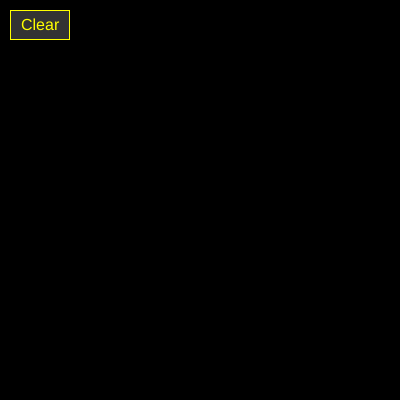
Frame 1 (no input)
Frame 60 (no input): identical to frame 1, image omitted
Frame 120 (the mouse pressed at the canvas centre since frame 60): identical to frame 1, image omitted

The p5.js sketch that drew this single still picture (run headless with seeded random() and noise() and a simulated clock; from frame 60 on, the mouse is pressed at the canvas centre):

// p5.js sketch
// ── sketch.js
let canvasSize;
let strokes = []; // Array to store strokes (each stroke is an array of points)
let currentStroke = null; // Current stroke being drawn
let clearButton; // Button for clearing canvas

function setup() {
  createCanvas(400, 400);
  background('black');
  angleMode(DEGREES); // Use degrees for rotation
  
  // Create clear button
  clearButton = createButton('Clear');
  clearButton.position(10, 10); // Top-left corner
  clearButton.style('background-color', '#333'); // Dark background
  clearButton.style('color', 'yellow'); // Yellow text
  clearButton.style('border', '1px solid yellow'); // Yellow border
  clearButton.style('padding', '5px 10px'); // Padding for size
  clearButton.style('font-size', '16px'); // Readable font size
  clearButton.style('cursor', 'pointer'); // Pointer cursor
  clearButton.mousePressed(clearCanvas); // Attach clear function
}

function clearCanvas() {
  strokes = []; // Clear all strokes
}

function draw() {
  background('black'); // Clear canvas with black background
  translate(width / 2, height / 2); // Move origin to center
  
  // Draw all strokes with 8-fold symmetry
  stroke(255, 255, 0, 100); // Brighter semi-transparent yellow
  strokeWeight(3); // Slightly thicker for ribbon-like effect
  noFill();
  for (let stroke of strokes) {
    for (let i = 0; i < 8; i++) {
      push();
      rotate(i * 45); // Apply 8-fold symmetry
      beginShape();
      for (let point of stroke) {
        vertex(point.x, point.y);
      }
      endShape();
      pop();
    }
  }
  
  // Draw current stroke (if being drawn)
  if (currentStroke) {
    for (let i = 0; i < 8; i++) {
      push();
      rotate(i * 45);
      beginShape();
      for (let point of currentStroke) {
        vertex(point.x, point.y);
      }
      endShape();
      pop();
    }
  }
}

function mousePressed() {
  // Start a new stroke
  currentStroke = [];
  let x = mouseX - width / 2;
  let y = mouseY - height / 2;
  currentStroke.push({ x, y });
}

function mouseDragged() {
  // Add points to current stroke, but limit frequency for smoothness
  let x = mouseX - width / 2;
  let y = mouseY - height / 2;
  let lastPoint = currentStroke[currentStroke.length - 1];
  
  // Only add point if moved a minimum distance (reduces jaggedness)
  if (!lastPoint || dist(x, y, lastPoint.x, lastPoint.y) > 2) {
    currentStroke.push({ x, y });
  }
}

function mouseReleased() {
  // Save current stroke and reset
  if (currentStroke && currentStroke.length > 1) {
    strokes.push(currentStroke);
  }
  currentStroke = null;
}

function keyPressed() {
  // Clear canvas (like Silk's Space key)
  if (key === ' ') {
    strokes = [];
  }
  // Undo last stroke (like Silk's Z key)
  if (key === 'z' || key === 'Z') {
    strokes.pop();
  }
}

function windowResized() {
  canvasSize = min(windowWidth, windowHeight);
  resizeCanvas(canvasSize, canvasSize);
  strokes = []; // Clear strokes on resize to avoid coordinate issues
  // Reposition button after resize
  clearButton.position(10, 10);
}
